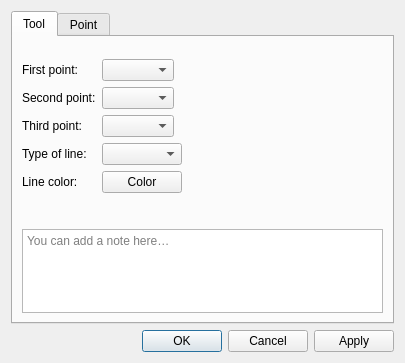
<?xml version="1.0" encoding="UTF-8"?>
<ui version="4.0">
 <class>DialogBisector</class>
 <widget class="QDialog" name="DialogBisector">
  <property name="geometry">
   <rect>
    <x>0</x>
    <y>0</y>
    <width>405</width>
    <height>363</height>
   </rect>
  </property>
  <property name="windowTitle">
   <string>Point along bisector</string>
  </property>
  <property name="windowIcon">
   <iconset resource="../../../vmisc/share/resources/icon.qrc">
    <normaloff>:/icon/64x64/icon64x64.png</normaloff>:/icon/64x64/icon64x64.png</iconset>
  </property>
  <layout class="QVBoxLayout" name="verticalLayout_2">
   <item>
    <widget class="QTabWidget" name="tabWidget">
     <property name="currentIndex">
      <number>0</number>
     </property>
     <widget class="QWidget" name="tab">
      <attribute name="title">
       <string>Tool</string>
      </attribute>
      <layout class="QVBoxLayout" name="verticalLayout">
       <item>
        <widget class="QWidget" name="formulaPlaceholder" native="true"/>
       </item>
       <item>
        <layout class="QHBoxLayout" name="formulaSeparatorLayout">
         <property name="leftMargin">
          <number>33</number>
         </property>
         <property name="rightMargin">
          <number>33</number>
         </property>
         <item>
          <widget class="QFrame" name="formulaSeparator">
           <property name="minimumSize">
            <size>
             <width>0</width>
             <height>1</height>
            </size>
           </property>
           <property name="maximumSize">
            <size>
             <width>16777215</width>
             <height>1</height>
            </size>
           </property>
          </widget>
         </item>
        </layout>
       </item>
       <item>
        <layout class="QFormLayout" name="formLayout">
         <property name="fieldGrowthPolicy">
          <enum>QFormLayout::ExpandingFieldsGrow</enum>
         </property>
         <item row="0" column="0">
          <widget class="QLabel" name="labelFirstPoint">
           <property name="sizePolicy">
            <sizepolicy hsizetype="Preferred" vsizetype="Preferred">
             <horstretch>0</horstretch>
             <verstretch>0</verstretch>
            </sizepolicy>
           </property>
           <property name="text">
            <string>First point:</string>
           </property>
          </widget>
         </item>
         <item row="0" column="1">
          <widget class="QComboBox" name="comboBoxFirstPoint"/>
         </item>
         <item row="1" column="0">
          <widget class="QLabel" name="labelSecondPoint">
           <property name="sizePolicy">
            <sizepolicy hsizetype="Preferred" vsizetype="Preferred">
             <horstretch>0</horstretch>
             <verstretch>0</verstretch>
            </sizepolicy>
           </property>
           <property name="text">
            <string>Second point:</string>
           </property>
          </widget>
         </item>
         <item row="1" column="1">
          <widget class="QComboBox" name="comboBoxSecondPoint"/>
         </item>
         <item row="2" column="0">
          <widget class="QLabel" name="labelThirdPoint">
           <property name="sizePolicy">
            <sizepolicy hsizetype="Preferred" vsizetype="Preferred">
             <horstretch>0</horstretch>
             <verstretch>0</verstretch>
            </sizepolicy>
           </property>
           <property name="text">
            <string>Third point:</string>
           </property>
          </widget>
         </item>
         <item row="2" column="1">
          <widget class="QComboBox" name="comboBoxThirdPoint"/>
         </item>
         <item row="3" column="0">
          <widget class="QLabel" name="label_7">
           <property name="text">
            <string>Type of line:</string>
           </property>
          </widget>
         </item>
         <item row="3" column="1">
          <widget class="QComboBox" name="comboBoxLineType">
           <property name="minimumSize">
            <size>
             <width>80</width>
             <height>0</height>
            </size>
           </property>
           <property name="maximumSize">
            <size>
             <width>110</width>
             <height>16777215</height>
            </size>
           </property>
           <property name="iconSize">
            <size>
             <width>80</width>
             <height>14</height>
            </size>
           </property>
          </widget>
         </item>
         <item row="4" column="0">
          <widget class="QLabel" name="label">
           <property name="text">
            <string>Line color:</string>
           </property>
          </widget>
         </item>
         <item row="4" column="1">
          <widget class="VPE::QtColorPicker" name="pushButtonLineColor">
           <property name="text">
            <string notr="true">Color</string>
           </property>
          </widget>
         </item>
        </layout>
       </item>
       <item>
        <spacer name="verticalSpacer">
         <property name="orientation">
          <enum>Qt::Vertical</enum>
         </property>
         <property name="sizeHint" stdset="0">
          <size>
           <width>20</width>
           <height>40</height>
          </size>
         </property>
        </spacer>
       </item>
       <item>
        <layout class="QHBoxLayout" name="notesSeparatorLayout">
         <property name="leftMargin"><number>33</number></property>
         <property name="rightMargin"><number>33</number></property>
         <item>
          <widget class="QFrame" name="notesSeparator">
           <property name="minimumSize"><size><width>0</width><height>1</height></size></property>
           <property name="maximumSize"><size><width>16777215</width><height>1</height></size></property>
          </widget>
         </item>
        </layout>
       </item>
       <item>
        <widget class="QPlainTextEdit" name="plainTextEditToolNotes">
         <property name="placeholderText"><string>You can add a note here…</string></property>
         <property name="maximumSize"><size><width>16777215</width><height>100</height></size></property>
        </widget>
       </item>
      </layout>
     </widget>
     <widget class="QWidget" name="tab_2">
      <attribute name="title">
       <string>Point</string>
      </attribute>
      <layout class="QFormLayout" name="formLayoutPoint">
       <property name="fieldGrowthPolicy">
        <enum>QFormLayout::ExpandingFieldsGrow</enum>
       </property>
       <item row="0" column="0">
        <widget class="QLabel" name="labelEditNamePoint">
         <property name="sizePolicy">
          <sizepolicy hsizetype="Fixed" vsizetype="Fixed">
           <horstretch>0</horstretch>
           <verstretch>0</verstretch>
          </sizepolicy>
         </property>
         <property name="text">
          <string>Point name:</string>
         </property>
        </widget>
       </item>
       <item row="0" column="1">
        <widget class="QLineEdit" name="lineEditNamePoint">
         <property name="toolTip">
          <string>Unique label</string>
         </property>
         <property name="placeholderText">
          <string>Choose unique label.</string>
         </property>
        </widget>
       </item>
      </layout>
     </widget>
    </widget>
   </item>
   <item>
    <widget class="QDialogButtonBox" name="buttonBox">
     <property name="locale">
      <locale language="English" country="UnitedStates"/>
     </property>
     <property name="orientation">
      <enum>Qt::Horizontal</enum>
     </property>
     <property name="standardButtons">
      <set>QDialogButtonBox::Apply|QDialogButtonBox::Cancel|QDialogButtonBox::Ok</set>
     </property>
    </widget>
   </item>
  </layout>
 </widget>
 <customwidgets>
  <customwidget>
   <class>VPE::QtColorPicker</class>
   <extends>QPushButton</extends>
   <header>../vpropertyexplorer/qtcolorpicker.h</header>
  </customwidget>
 </customwidgets>
 <tabstops>
  <tabstop>lineEditNamePoint</tabstop>
  <tabstop>comboBoxFirstPoint</tabstop>
  <tabstop>comboBoxSecondPoint</tabstop>
  <tabstop>comboBoxThirdPoint</tabstop>
  <tabstop>comboBoxLineType</tabstop>
  <tabstop>buttonBox</tabstop>
 </tabstops>
 <resources>
  <include location="../../../vmisc/share/resources/icon.qrc"/>
 </resources>
 <connections>
  <connection>
   <sender>buttonBox</sender>
   <signal>accepted()</signal>
   <receiver>DialogBisector</receiver>
   <slot>accept()</slot>
   <hints>
    <hint type="sourcelabel">
     <x>248</x>
     <y>254</y>
    </hint>
    <hint type="destinationlabel">
     <x>157</x>
     <y>274</y>
    </hint>
   </hints>
  </connection>
  <connection>
   <sender>buttonBox</sender>
   <signal>rejected()</signal>
   <receiver>DialogBisector</receiver>
   <slot>reject()</slot>
   <hints>
    <hint type="sourcelabel">
     <x>316</x>
     <y>260</y>
    </hint>
    <hint type="destinationlabel">
     <x>286</x>
     <y>274</y>
    </hint>
   </hints>
  </connection>
 </connections>
</ui>
